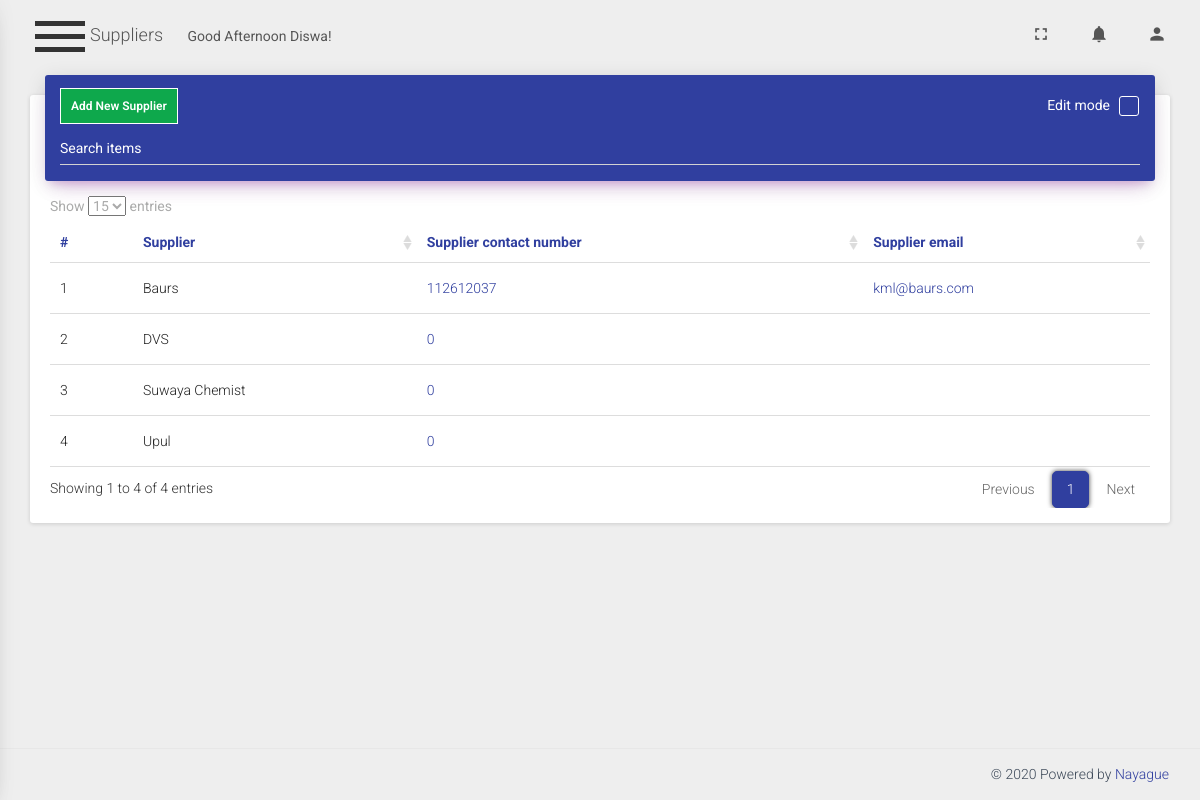
The app's page /views/suppliers/ (signed in) with its own data.
### tables this page shows
CREATE TABLE `suppliers` (
  `supplier_id` int(11) NOT NULL,
  `supplier_name` varchar(50) DEFAULT NULL,
  `supplier_contact_email` varchar(50) DEFAULT NULL,
  `supplier_phone_no` int(11) DEFAULT NULL,
  `user_id` int(11) DEFAULT NULL
);

### views/suppliers/index.php (the view, shortened to what this page needs)
<?php include_once '../../inc/header.php'; ?>
<?php include_once '../../inc/sidebar.php'; ?>
<?php include_once '../../controllers/connection.php'; ?>
<?php
$view_suppliers = "
SELECT
supplier_id,
supplier_name,
supplier_phone_no,
supplier_contact_email
FROM suppliers
WHERE NOT supplier_id = 0
ORDER BY supplier_name ASC
";
$result_view_suppliers = $conn->query($view_suppliers);
?>
<div class="main-panel">
    <?php include_once '../../inc/navbar.php'; ?>
    <div class="content">
        <div class="container-fluid">
            <div class="row">
                <div class="col-md-12">
                    <div class="card">
                        <form method="POST" action="delete-multiple.php">
                            <div class="card-header" data-background-color="purple">
                                <h4 class="title">
                                    <div class="title-text">
                                        <a href="add.php">Add new supplier</a>
                                    </div>
                                    <div class="edit-mode-check">
                                        <div class="checkbox">
                                            <label>
                                                <span class="edit-mode-check-text">Edit mode</span><input type="checkbox" name="optionsCheckboxes">
                                            </label>
                                        </div>
                                    </div>
                                </h4>
                                <div class="table-controller-container">
                                    <div class="search-table form-group label-floating category-search-container">
                                        <label class="control-label">Search items</label>
                                    </div>
                                </div>
                            </div>
                            <div class="card-content table-responsive">
                                <table class="table hover" id="cat-table">
                                    <thead class="text-primary">
                                    <th class="product-id-th">#</th>
                                    <th>Supplier</th>
                                    <th>Supplier contact number</th>
                                    <th>Supplier email</th>
                                    </thead>
                                    <tbody>
                                        <?php
                                        if ($result_view_suppliers->num_rows > 0) {
                                            $numOrder = 1;
                                            while ($row = $result_view_suppliers->fetch_assoc()) {
                                                ?>
                                                <tr class="product-single-container">
                                                    <td class="product-id"><span><?php echo ($numOrder++); ?></span></td>
                                                    <td class="product-name-td"><div class="product-name"><?php echo $row["supplier_name"]; ?></div></td>
                                                    <td class="product-name-td"><div class="product-name"><a href="tel:<?php echo $row["supplier_phone_no"]; ?>"><?php echo $row["supplier_phone_no"]; ?></a></div></td>
                                                    <td class="product-name-td"><div class="product-name"><a href="mailto:<?php echo $row["supplier_contact_email"]; ?>"><?php echo $row["supplier_contact_email"]; ?></a></div></td>
                                                </tr>
                                                <?php
                                            }
                                        } else {
                                            echo "0 results";
                                        }
                                        ?>
                                    </tbody>
                                </table>
                            </div>
                        </form>
                    </div>
                </div>
            </div>
        </div>
    </div>
    <?php include_once '../../inc/footer-cont.php'; ?>
</div>
<?php include_once '../../inc/footer.php'; ?>

### common-resources/assets/css/custom.css (style rules this page uses)
.search-table.is-empty { padding: 0px; margin: 0px; transition: 0.3s; }
.search-table label.control-label { color: #eee; }
.table-controller-container { position: relative; }
.table-controller-container .search-table { margin-right: 0px; }
h4.title > .title-text, .edit-mode-check { display: inline-block; }
h4.title { position: relative; }
.edit-mode-check { position: absolute; right: 0px; top: 0px; }
.edit-mode-check > .checkbox { margin: 0px; }
.edit-mode-check > .checkbox .edit-mode-check-text { color: #fff; margin-right: 5px; }
.form-group span.select2-selection.select2-selection--single > span, .form-group > label.control-label, .form-group > label.inline-block, .form-control.hasDatepicker::placeholder { color: #333; }
.card [data-background-color="purple"] label.control-label { color: #fff; }
th.product-select-all, th.product-actions-td, th.product-id-th { background: none !important; }
table.dataTable thead th, table.dataTable tbody td { border-bottom: none; }
table#cat-table { border-collapse: collapse; }
table#cat-table thead tr, table#cat-table tbody tr { border-bottom: 1px solid #ddd; }
table.dataTable thead th { padding-left: 10px; }
h4.title > .title-text > a { font-size: 12px; padding: 10px; font-weight: 600; text-transform: capitalize; border: 1px solid #fff; transition: 0.3s; background-color: #0ea84c; color: #fff; }
body.menu-is-not-active .main-panel { width: calc(100% - 0px); transition: 0.33s; }
table#cat-table { width: 100% !important; }
.main-panel>.content { margin-top: 70px; padding: 0px 15px 30px 15px; min-height: calc(100% - 123px); }
.main-panel { z-index: 1; }
.card .card-header .title { margin: 0px; }
.search-table.form-group.label-floating.category-search-container { margin-top: 10px; }

### common-resources/assets/css/responsive.css (style rules this page uses)
@media only screen and (min-width : 993px) and (max-width : 1200px) { .table > tbody > tr > td { white-space: nowrap; padding: 15px 10px; } }

### records on screen
suppliers: supplier_name "Baurs", supplier_phone_no "112612037", supplier_contact_email "kml@baurs.com"
suppliers: supplier_name "DVS", supplier_phone_no "0"
suppliers: supplier_name "Suwaya Chemist", supplier_phone_no "0"
suppliers: supplier_name "Upul", supplier_phone_no "0"

### other values on screen
$blessing "Good Afternoon"
$first_name "Diswa"
